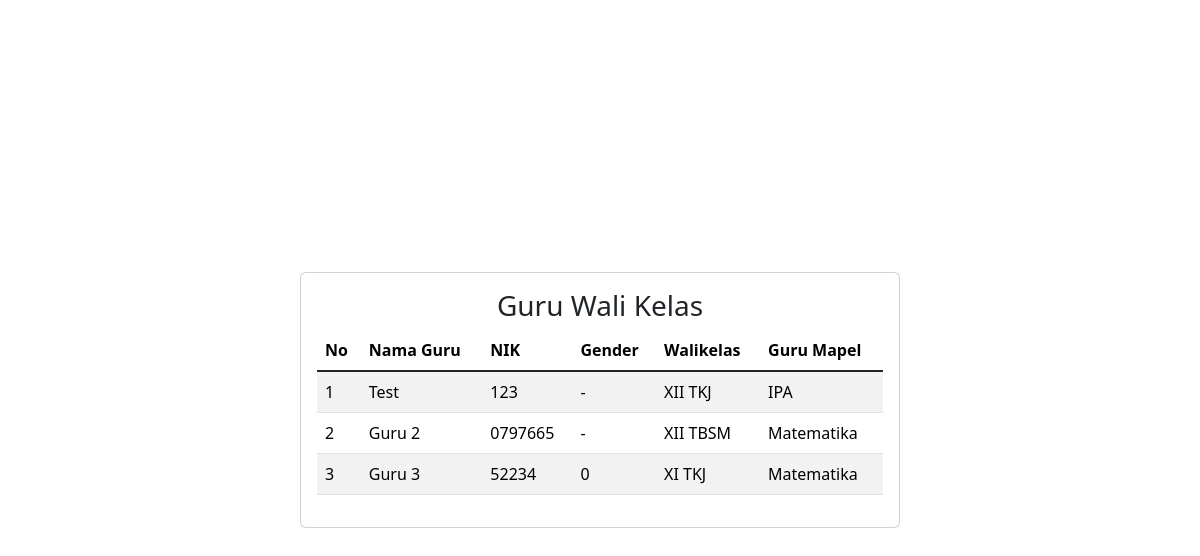
The page /relasi/guru.php on the database its author committed.
### tables this page shows
CREATE TABLE `guru` (
  `id` int(11) NOT NULL,
  `nama_guru` varchar(255) DEFAULT NULL,
  `nik` varchar(255) DEFAULT NULL,
  `gender` varchar(255) DEFAULT NULL,
  `id_mapel` int(11) DEFAULT NULL
);

CREATE TABLE `kelas` (
  `id` int(11) NOT NULL,
  `tingkat_kelas` varchar(255) DEFAULT NULL,
  `jurusan_kelas` varchar(255) DEFAULT NULL,
  `id_sekolah` int(11) DEFAULT NULL,
  `id_guru_walikelas` int(11) DEFAULT NULL
);

CREATE TABLE `mapel` (
  `id` int(11) NOT NULL,
  `nama_mapel` varchar(255) DEFAULT NULL
);

### relasi/guru.php (the view, shortened to what this page needs)
<?php include 'connect.php'?>
<!DOCTYPE html>
<html lang="en">
<head>
    <link href="https://cdn.jsdelivr.net/npm/bootstrap@5.3.1/dist/css/bootstrap.min.css" rel="stylesheet"
>
</head>
<body class="min-vh-100 d-flex align-items-center">
    <div class="card w-50 m-auto p-3">
        <h3 class="text-center">Guru Wali Kelas</h3>
        <table class="table table-striped table-hover">
            <thead>
                <tr>
                    <th>No</th>
                    <th>Nama Guru</th>
                    <th>NIK</th>
                    <th>Gender</th>
                    <th>Walikelas</th>
                    <th>Guru Mapel</th>
                </tr>
            </thead>
            <tbody class="table-group-divider">
                <?php
                    $sql = "select * from guru INNER JOIN mapel ON guru.id_mapel = mapel.id INNER JOIN kelas ON kelas.id_guru_walikelas = guru.id";
                    $result = mysqli_query($conn, $sql);
                    $no = 1;
                    foreach ($result as $row) :
                ?>
                <tr>
                    <td><?= $no++; ?></td>
                    <td><?= $row['nama_guru']; ?></td>
                    <td><?= $row['nik']; ?></td>
                    <td><?= $row['gender']; ?></td>
                    <td><?= $row['tingkat_kelas'].' '.$row['jurusan_kelas']; ?></td>
                    <td><?= $row['nama_mapel']; ?></td>
                </tr>
                <?php endforeach; ?>
            </tbody>
        </table>
    </div>
</body>
</html>

### rows shown on the page
guru: nama_guru "Test", nik "123", gender "-", kelas.tingkat_kelas "XII", kelas.jurusan_kelas "TKJ", id_mapel.nama_mapel "IPA"
guru: nama_guru "Guru 2", nik "0797665", gender "-", kelas.tingkat_kelas "XII", kelas.jurusan_kelas "TBSM", id_mapel.nama_mapel "Matematika"
guru: nama_guru "Guru 3", nik "52234", gender "0", kelas.tingkat_kelas "XI", kelas.jurusan_kelas "TKJ", id_mapel.nama_mapel "Matematika"
